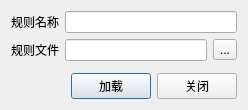
<?xml version="1.0" encoding="UTF-8"?>
<ui version="4.0">
 <class>LoadRuleDialog</class>
 <widget class="QDialog" name="LoadRuleDialog">
  <property name="geometry">
   <rect>
    <x>0</x>
    <y>0</y>
    <width>238</width>
    <height>108</height>
   </rect>
  </property>
  <property name="windowTitle">
   <string>加载规则</string>
  </property>
  <layout class="QFormLayout" name="formLayout">
   <item row="0" column="0">
    <widget class="QLabel" name="label_2">
     <property name="text">
      <string>规则名称</string>
     </property>
    </widget>
   </item>
   <item row="0" column="1">
    <widget class="QLineEdit" name="ruleNameEdit"/>
   </item>
   <item row="1" column="0">
    <widget class="QLabel" name="label">
     <property name="text">
      <string>规则文件</string>
     </property>
    </widget>
   </item>
   <item row="1" column="1">
    <layout class="QHBoxLayout" name="horizontalLayout">
     <item>
      <widget class="QLineEdit" name="ruleFilePathEdit">
       <property name="readOnly">
        <bool>true</bool>
       </property>
      </widget>
     </item>
     <item>
      <widget class="QToolButton" name="selectFileButton">
       <property name="text">
        <string>...</string>
       </property>
      </widget>
     </item>
    </layout>
   </item>
   <item row="2" column="1">
    <layout class="QVBoxLayout" name="verticalLayout" stretch="1,0">
     <item>
      <widget class="QWidget" name="widget_2" native="true"/>
     </item>
     <item>
      <layout class="QHBoxLayout" name="horizontalLayout_2" stretch="1,0,0">
       <item>
        <widget class="QWidget" name="widget" native="true"/>
       </item>
       <item>
        <widget class="QPushButton" name="loadButton">
         <property name="text">
          <string>加载</string>
         </property>
        </widget>
       </item>
       <item>
        <widget class="QPushButton" name="closeButton">
         <property name="text">
          <string>关闭</string>
         </property>
        </widget>
       </item>
      </layout>
     </item>
    </layout>
   </item>
  </layout>
 </widget>
 <resources/>
 <connections/>
</ui>
